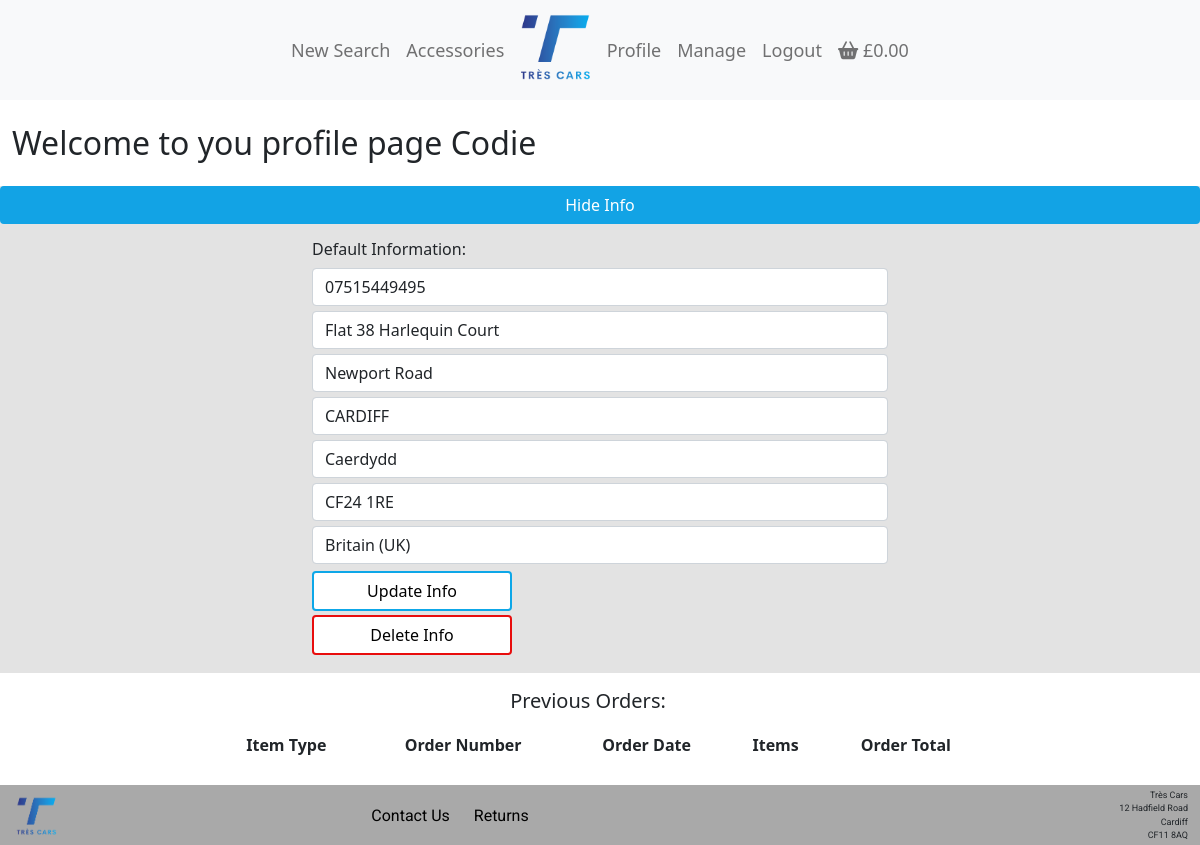
The page /profile/ (signed in) on the database as committed earlier.
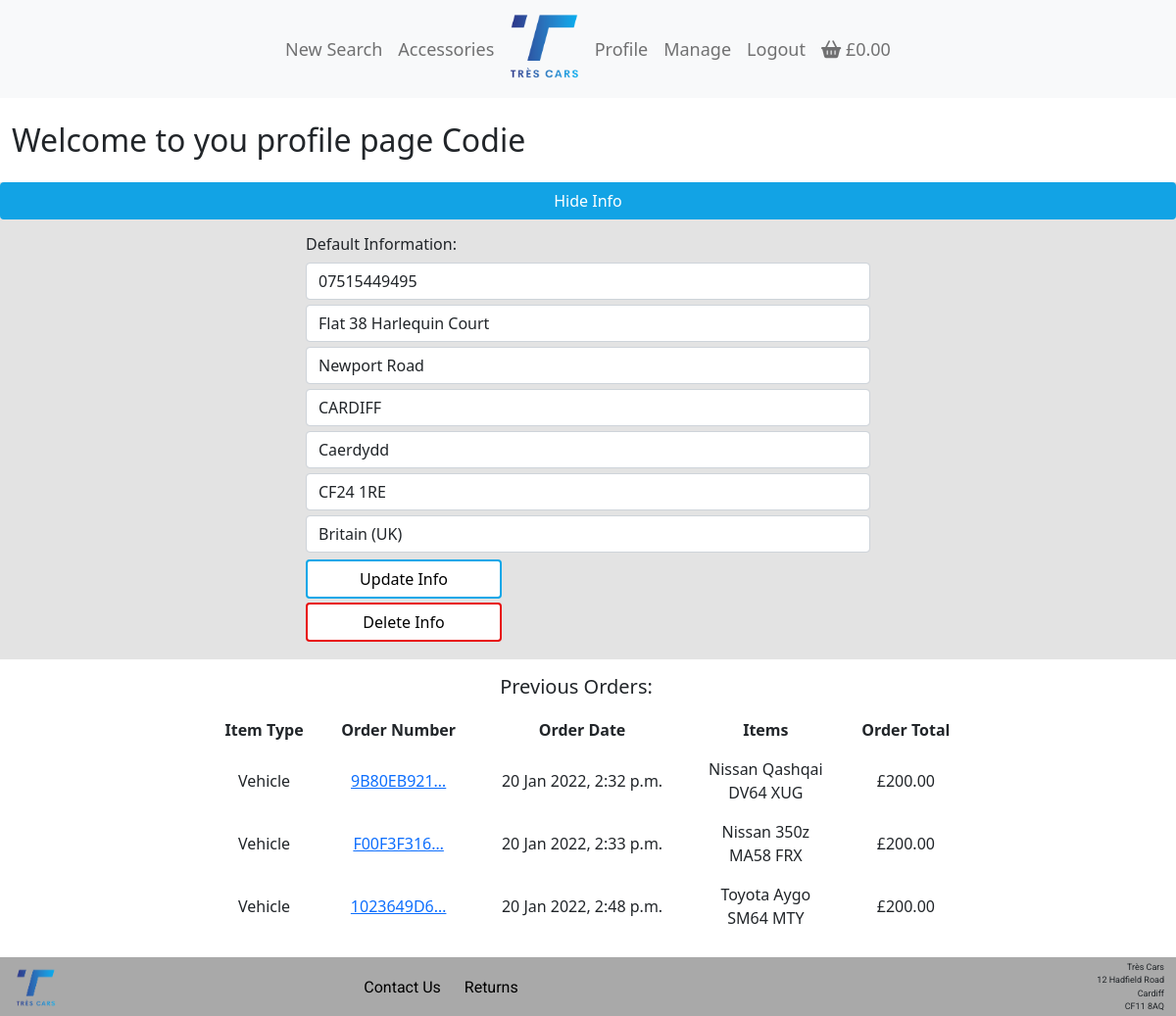
The same page on the database as committed later.
### profiles/models.py (models this page shows)
class UserProfile(models.Model):
    user = models.OneToOneField(User, on_delete=models.CASCADE)
    default_phone_number = models.CharField(max_length=20, null=True, blank=True)
    default_street_address1 = models.CharField(max_length=80, null=True, blank=True)
    default_street_address2 = models.CharField(max_length=80, null=True, blank=True)
    default_town_or_city = models.CharField(max_length=40, null=True, blank=True)
    default_county = models.CharField(max_length=80, null=True, blank=True)
    default_postcode = models.CharField(max_length=20, null=True, blank=True)
    default_country = CountryField(blank_label='Country', null=True, blank=True)
    def __str__(self):
        return self.user.username

### checkout/models.py (models this page shows, shortened)
class Order(models.Model):
    order_number = models.CharField(max_length=32, null=False, editable=False)
    order_type = models.CharField(max_length=15, null=False, blank=False, default='vehicle')
    user_profile = models.ForeignKey(UserProfile, on_delete=models.SET_NULL,
                                     null=True, blank=True, related_name='orders')
    full_name = models.CharField(max_length=50, null=False, blank=False)
    email = models.EmailField(max_length=254, null=False, blank=False)
    phone_number = models.CharField(max_length=20, null=False, blank=False)
    postcode = models.CharField(max_length=20, null=True, blank=True)
    town_or_city = models.CharField(max_length=40, null=False, blank=False)
    street_address1 = models.CharField(max_length=80, null=False, blank=False)
    street_address2 = models.CharField(max_length=80, null=True, blank=True)
    county = models.CharField(max_length=80, null=True, blank=True)
    country = CountryField(blank_label='Country *', null=False, blank=False)
    date = models.DateTimeField(auto_now_add=True)
    delivery_cost = models.DecimalField(max_digits=6, decimal_places=2, null=False, default=0)
    order_total = models.DecimalField(max_digits=10, decimal_places=2, null=False, default=0)
    grand_total = models.DecimalField(max_digits=10, decimal_places=2, null=False, default=0)
    original_bag = models.TextField(null=False, blank=False, default='')
    stripe_pid = models.CharField(max_length=254, null=False, blank=False, default='')

class OrderLineItem(models.Model):
    order = models.ForeignKey(Order, null=False, blank=False, on_delete=models.CASCADE, related_name='lineitems')
    vehicle = models.ForeignKey(Vehicle, null=False, blank=False, on_delete=models.CASCADE)
    lineitem_total = models.DecimalField(max_digits=6, decimal_places=0, null=False, blank=False, editable=False)

### vehicles/models.py (models this page shows, shortened)
class Vehicle(models.Model):
    sku = models.CharField(max_length=9, null=False, blank=False)
    name = models.CharField(max_length=254, null=False, blank=False)
    registration = models.CharField(max_length=254, null=False, blank=False)
    make = models.CharField(max_length=50, null=False, blank=False)
    model = models.CharField(max_length=50, null=False, blank=False)
    trim = models.CharField(max_length=50, null=False, blank=False)
    colour = models.CharField(
        max_length=50, null=False, blank=False, choices=colour_choices
    )
    fuel = models.CharField(
        max_length=20, null=False, blank=False, choices=fuel_choices
    )
    engine_size = models.DecimalField(
        max_digits=2, decimal_places=1, null=False, blank=False
    )
    body_type = models.CharField(
        max_length=15, null=False, blank=False, choices=body_type_choices
    )
    gearbox = models.CharField(
        max_length=15, null=False, blank=False, choices=gearbox_choices
    )
    drivetrain = models.CharField(
        max_length=10, null=False, blank=False, choices=drivetrain_choices
    )
    seats = models.IntegerField(null=False, blank=False)
    description = models.TextField()
    price = models.IntegerField(null=False, blank=False, default=200)
    full_price = models.IntegerField(null=False, blank=False)
    mileage = models.IntegerField(null=False, blank=False)
    model_year = models.IntegerField(null=False, blank=False)
    doors = models.IntegerField(null=False, blank=False)
    type = models.CharField(max_length=9, null=False, blank=False, default="vehicle")
    available = models.CharField(
        max_length=9, null=False, blank=False, default="yes", choices=available_choices
    )

### profiles/views.py (the view, shortened to what this page needs)
# urls.py: path('', views.profile, name='profile'),
@login_required
def profile(request):
    request.session['vehicle_bag'] = {}
    user_profile = get_object_or_404(UserProfile, user=request.user)
    form = UserProfileForm(instance=user_profile)
    orders = user_profile.orders.all()
    accessory_orders = user_profile.accessoryOrders.all()
    template = 'profiles/profile.html'
    context = {
        'profile': user_profile,
        'form': form,
        'orders': orders,
        'accessory_orders': accessory_orders,
        'on_profile': True
    }
    return render(request, template, context)

### profiles/forms.py
class UserProfileForm(forms.ModelForm):
    class Meta:
        model = UserProfile()
        exclude = ('user',)
    def __init__(self, *args, **kwargs):
        super().__init__(*args, **kwargs)
        placeholders = {
            'default_phone_number': 'Phone Number',
            'default_postcode': 'Postal Code',
            'default_town_or_city': 'Town or City',
            'default_street_address1': 'Street Address 1',
            'default_street_address2': 'Street Address 2',
            'default_county': 'County, State or Locality',
        }
        self.fields['default_phone_number'].widget.attrs['autofocus'] = True
        for field in self.fields:
            if field != 'default_country':
                if self.fields[field].required:
                    placeholder = f'{placeholders[field]} *'
                else:
                    placeholder = placeholders[field]
                self.fields[field].widget.attrs['placeholder'] = placeholder
            self.fields[field].widget.attrs['class'] = 'profile-form'
            self.fields[field].label = False

### bag/contexts.py (called while the page is built, shortened)
def vehicle_bag_contents(request):
    vehicle_bag_items = []
    total = 0
    item_count = 0
    vehicle_bag = request.session.get('vehicle_bag', {})
    delivery = 0
    grand_total = delivery + total
    context = {
        'vehicle_bag_items': vehicle_bag_items,
        'vehicle_total': total,
        'vehicle_item_count': item_count,
        'vehicle_grand_total': grand_total,
    }
    return context

def bag_contents(request):
    bag_items = []
    total = 0
    accessory_count = 0
    bag = request.session.get('bag', {})
    grand_total = total
    context = {
        'bag_items': bag_items,
        'total': total,
        'accessory_count': accessory_count,
        'grand_total': grand_total,
    }
    return context

### profiles/templates/profiles/profile.html (shortened to what this page needs)
{% extends "base.html" %}
{% load static %}
 {% block extra_css %}
    <link rel="stylesheet" href="{% static 'profiles/css/profile.css' %}">
{% endblock %}
{% block content %}
<div class="container-fluid">
    <div class="row">
        <div class="col-12">
            <h2 class="my-4">Welcome to you profile page {{ profile }}</h2>
        </div>
    </div>
    <div class="row profile-saved-info">
        <a id="hide-profile-info" class="btn btn-hide">Hide Info</a>
        <div class="mx-auto col-12 col-md-8 col-lg-6 my-3" id="profile-info">
            <h6>Default Information:</h6>
            <form action="{% url 'profile' %}" method="post">
                {{ form | crispy }}
                <button class="btn btn--blue-border btn--profile-info" type="submit">Update Info</button>
            </form>
            <form action="{% url 'profile' %}" method="post">
                <button class="btn btn--red-border btn--profile-info" id="delete-profile-info" type="submit">Delete Info</button>
            </form>
        </div>
    </div>
    <div class="row profile-previous-orders">
        <div class="row">
            <div class="mx-auto col-12 col-md-8 col-lg-8 mt-3 text-center">
                <h5>Previous Orders:</h5>
            </div>
        </div>
        <div class="mx-auto col-12 col-md-8 col-lg-8 my-1 ">
            <table class="d-none d-sm-table table table-lg table-borderless text-center align-middle">
                <thead>
                    <tr>
                        <th>Item Type</th>
                        <th>Order Number</th>
                        <th>Order Date</th>
                        <th>Items</th>
                        <th>Order Total</th>
                    </tr>
                </thead>
                <tbody>
                    {% for order in orders %}
                        <tr>
                            <td>{{ order.order_type | capfirst }}</td>
                            <td>
                                <a href="{% url 'order_detail' order.order_number %}" title="{{ order.order_number }}">
                                    {{ order.order_number | truncatechars:10 }}
                                </a>
                            </td>
                            <td>{{ order.date }}</td>
                                    {% for item in order.lineitems.all %}
                                            {% if item.vehicle %}
                                                <td>
                                                    {{ item.vehicle.make | capfirst}} {{ item.vehicle.model | capfirst }}
                                                    <br>
                                                    {{ item.vehicle.registration | upper }}
                                                </td>
                                            {% endif %}
                                    {% endfor %}
                            <td>£{{ order.grand_total }}</td>
                        </tr>
                    {% endfor %}
                </tbody>
            </table>
        </div>
        </div>
    </div>
{% endblock %}

### templates/base.html (shortened to what this page needs)
{% load static %}
<!DOCTYPE html>
<html lang="en">
<head>
    {% block corecss %}
    <link href="https://cdn.jsdelivr.net/npm/bootstrap@5.0.2/dist/css/bootstrap.min.css" rel="stylesheet"
>
    <link rel="stylesheet" href="{% static 'css/base.css' %}">
    {% endblock %}
    {% block extra_css %}
    {% endblock %}
</head>
<body>
    <header>
        <nav class="navbar navbar-expand-lg navbar-light bg-light">
            <div class="container-fluid">
                <div class="collapse navbar-collapse" id="navbarSupportedContent">
                    <ul class="navbar-nav me-auto mb-2 mb-lg-0">
                        <li class="nav-item">
                            <a class="nav-link" href="{% url 'vehicles' %}">New Search</a>
                        </li>
                        <li class="nav-item">
                            <a class="nav-link" href="{% url 'accessories' %}">Accessories</a>
                        </li>
                        <li class="nav-item">
                            <a class="navbar-brand d-none d-lg-inline mx-auto" href="{% url 'home' %}">
                                <img class="nav-logo" src="{% static 'images/logo.png' %}" alt="Très Cars Logo">
                            </a>
                        </li>
                        {% if request.user.is_authenticated %}
                        <li class="nav-item">
                            <a class="nav-link" href="{% url 'profile' %}">Profile</a>
                        </li>
                        {% if request.user.is_superuser %}
                        <li class="nav-item">
                            <a class="nav-link" href="{% url 'management_home' %}">Manage</a>
                        </li>
                        {% endif %}
                        <li class="nav-item">
                            <a class="nav-link" href="{% url 'account_logout' %}">Logout</a>
                        </li>
                        {% endif %}
                        <li class="nav-item">
                            <a class="nav-link d-none d-lg-block" href="{% url 'view_bag' %}">
                                <i class="fa fa-shopping-basket" aria-hidden="true"></i>
                                {% if total %}
                                £{{ total | floatformat:2 }}
                                {% else %}
                                £0.00
                                {% endif %}
                            </a>
                        </li>
                    </ul>
                </div>
            </div>
        </nav>
    </header>
    {% block content %}
    {% endblock %}
    <footer class="footer container-fluid">
        <div class="row mt-1">
            <div class="col-6 col-sm-2 footer-logo-container">
                <a class="" href="#">
                    <img class="footer-logo" src="{% static 'images/logo.png' %}" alt="Très Cars Logo">
                </a>
            </div>
            <div class="col-6 col-sm-5 footer-links-container d-none d-sm-inline text-center">
                <a class="footer-link d-inline" href="{% url 'sendEmail' %}">Contact
                    Us</a>
                <a class="footer-link d-inline" href="{% url 'returns' %}">Returns</a>
            </div>
            <div class="col-6 col-sm-5 footer-address-container">
                <p class="footer-address--line d-block">Très Cars</p>
                <p class="footer-address--line d-block">12 Hadfield Road</p>
                <p class="footer-address--line d-block">Cardiff</p>
                <p class="footer-address--line d-block">CF11 8AQ</p>
            </div>
        </div>
    </footer>
</body>
</html>

### static/css/base.css (style rules this page uses)
* { border: 0; margin: 0; padding: 0; }
body { min-height: 100vh; display: flex; flex-direction: column; }
.btn-hide { background-color: #12a3e5; color: white; cursor: pointer; }
.btn--blue-border { background-color: white; border: 2px solid #0da7e8; color: black; width: fit-content; }
.btn--red-border { background-color: white; border: 2px solid #e80d0d; color: black; width: fit-content; }
.btn--profile-info { width: 200px; margin: 2px 0; }
.navbar { min-height: 100px; }
.nav-logo { height: 70px; width: fit-content; width: auto; }
.navbar-nav { line-height: 60px; margin: 0 auto; }
.nav-item { font-size: large; }
.nav-link { color: blue; }
.footer { margin-top: auto; min-height: 60px; width: 100%; background-color: darkgrey; position: static; bottom: 0; font-family: roboto, sans-serif; }
.footer-logo-container { margin: auto 0; }
.footer-logo { height: 40px; width: auto; }
.footer-links-container { margin: auto 0; }
.footer-link { color: black; text-decoration: none; text-align: center; margin: auto 10px; }
.footer-address-container { margin: auto 0; text-align: right; }
.footer-address--line { font-size: 9px; margin: 0; padding: 0; }
.form-group { text-align: left; }

### profiles/static/profiles/css/profile.css (style rules this page uses)
.profile-saved-info { background-color: #e3e3e3; }
.profile-form { margin: 5px 0; }

Rows that differ between the two databases and show on the page:
added Order: order_type "Vehicle", order_number "9B80EB921…", date "20 Jan 2022, 2:32 p.m.", grand_total "200.00"
added OrderLineItem: vehicle.make "Nissan", vehicle.model "Qashqai", vehicle.registration "DV64 XUG", shown under "Vehicle"
added Order: order_type "Vehicle", order_number "F00F3F316…", date "20 Jan 2022, 2:33 p.m.", grand_total "200.00"
added OrderLineItem: vehicle.make "Nissan", vehicle.model "350z", vehicle.registration "MA58 FRX", shown under "Vehicle"
added Order: order_type "Vehicle", order_number "1023649D6…", date "20 Jan 2022, 2:48 p.m.", grand_total "200.00"
added OrderLineItem: vehicle.make "Toyota", vehicle.model "Aygo", vehicle.registration "SM64 MTY", shown under "Vehicle"
